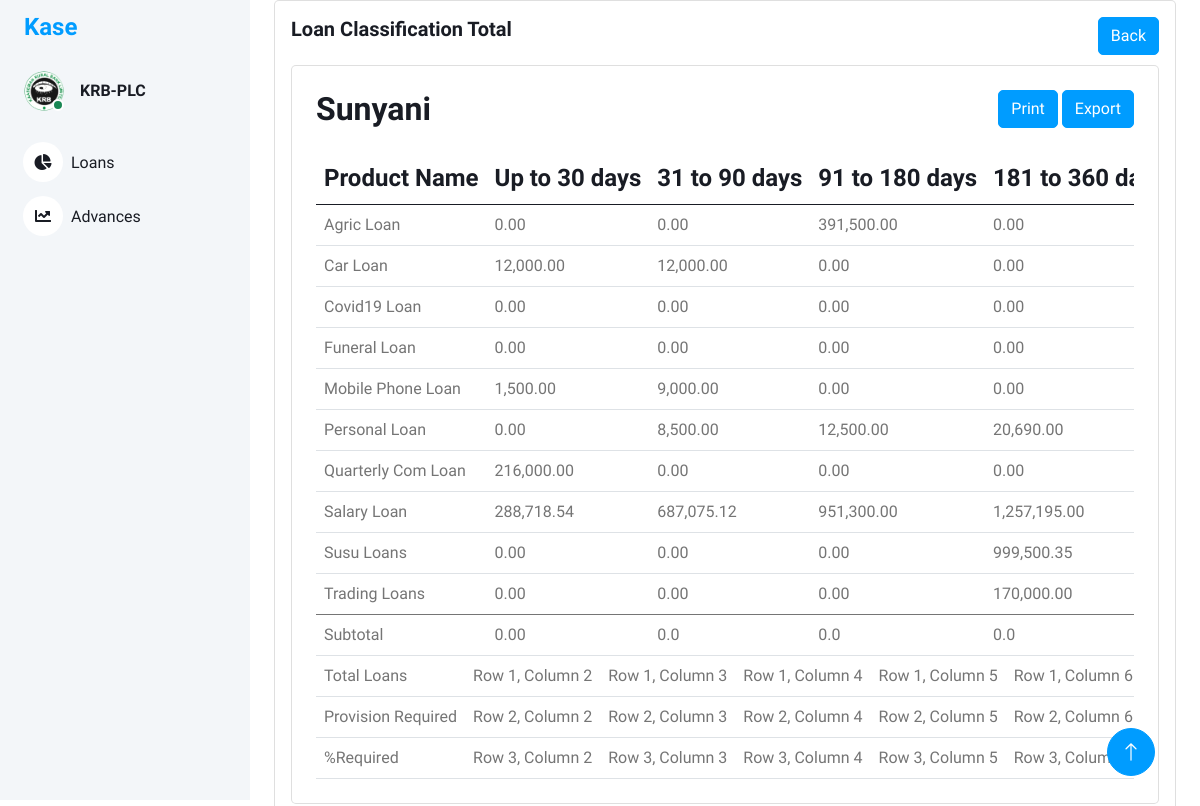
Before: /loan_classification_total/1 with the older database file.
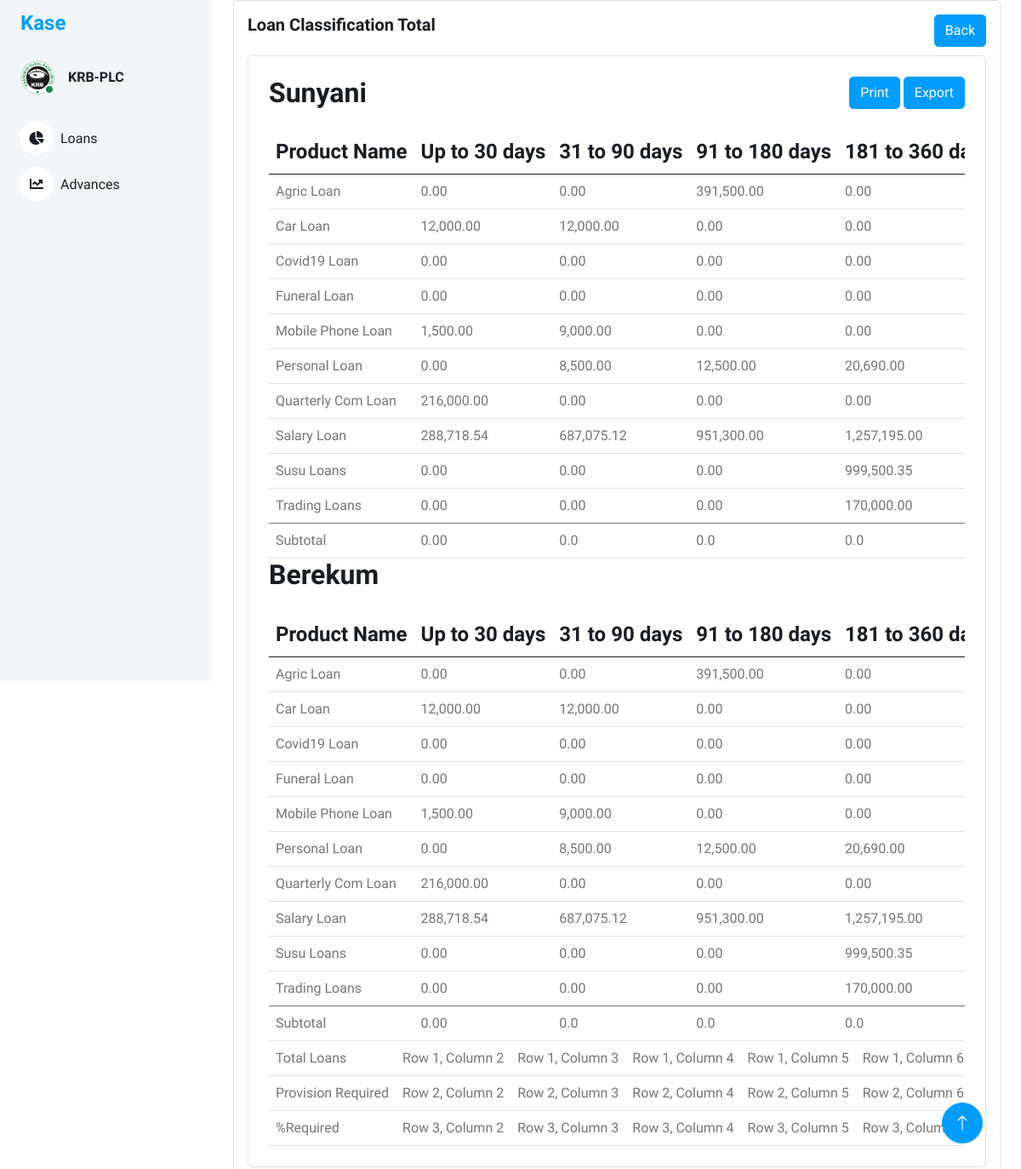
After: the same page with the newer database file.
### models/loan_classification_files.py (models this page shows, shortened)
class LoanClassificationFiles(db.Model):
    id = db.Column(db.Integer, primary_key=True)
    branch_name = db.Column(db.String(100), nullable=False)
    loan_class_id = db.Column(db.String(100), nullable=True)
    filename = db.Column(db.String(100), nullable=True)

### models/loan_classification_items.py (models this page shows, shortened)
class LoanClassificationItems(db.Model):
    id = db.Column(db.Integer, primary_key=True)
    loan_class_file_id = db.Column(db.String(100), nullable=False)
    arrangement = db.Column(db.String(100), nullable=True)
    application_id = db.Column(db.String(100), nullable=True)
    company_branch = db.Column(db.String(100), nullable=True)
    account = db.Column(db.String(100), nullable=True)
    officer = db.Column(db.String(100), nullable=True)
    product_name = db.Column(db.String(100), nullable=True)
    customer = db.Column(db.String(100), nullable=True)
    customer_name = db.Column(db.String(100), nullable=True)
    opening_date = db.Column(db.String(100), nullable=True)
    first_pay_date = db.Column(db.String(100), nullable=True)
    maturity_date = db.Column(db.String(100), nullable=True)
    term = db.Column(db.String(100), nullable=True)
    ccy = db.Column(db.String(100), nullable=True)
    commitment = db.Column(db.String(100), nullable=True)
    principal = db.Column(db.String(100), nullable=True)
    due_date = db.Column(db.String(100), nullable=True)
    overdue = db.Column(db.String(100), nullable=True)
    resch_id = db.Column(db.String(100), nullable=True)
    status = db.Column(db.String(100), nullable=True)

### views/loan_classification.py (the view)
@bp.route('/loan_classification_total/<int:id>')
def loan_classification_total(id):
    loan_classification_uploads = LoanClassificationFiles.query.filter_by(loan_class_id=id).all()
    branches_data = {}  # Dictionary to store all branches data
    default_classifications = {
        'Current (Up to 30 days)': {'Commitment': 0.00, 'Principal': 0.00, 'Count': 0},
        'OLEM (31 to 90 days)': {'Commitment': 0.00, 'Principal': 0.00, 'Count': 0},
        'SUB-STAND (91 to 180 days)': {'Commitment': 0.00, 'Principal': 0.00, 'Count': 0},
        'DOUTFUL (181 to 360 days)': {'Commitment': 0.00, 'Principal': 0.00, 'Count': 0},
        'LOSS (Over 360 days)': {'Commitment': 0.00, 'Principal': 0.00, 'Count': 0}
    }
    for classification in loan_classification_uploads:
        branch_name = classification.branch_name
        if branch_name not in branches_data:
            branches_data[branch_name] = {}
        loan_classification_items = LoanClassificationItems.query.filter_by(loan_class_file_id=classification.id).all()
        for item in loan_classification_items:
            product_name = item.product_name
            if item.opening_date is None:
                continue
            loan_classification = classify_loan(item.opening_date)
            if product_name not in branches_data[branch_name]:
                branches_data[branch_name][product_name] = deepcopy(default_classifications)
            branches_data[branch_name][product_name][loan_classification]['Commitment'] += float(item.commitment.replace(',', ''))
            branches_data[branch_name][product_name][loan_classification]['Principal'] += float(item.principal.replace(',', ''))
            branches_data[branch_name][product_name][loan_classification]['Count'] += 1
            branches_data[branch_name][product_name][loan_classification]['Commitment'] = round(branches_data[branch_name][product_name][loan_classification]['Commitment'], 2)
            branches_data[branch_name][product_name][loan_classification]['Principal'] = round(branches_data[branch_name][product_name][loan_classification]['Principal'], 2)
    return render_template('loan_classification_total.html', branches_data=branches_data,id=id)

### views/loan_classification.py (called while the page is built)
def classify_loan(opening_date_str):
    from datetime import datetime  # Make sure you've imported datetime here
    opening_date = datetime.strptime(opening_date_str, '%d-%b-%y').date()
    days_outstanding = (date.today() - opening_date).days
    if days_outstanding <= 30:
        return 'Current (Up to 30 days)'
    elif 31 <= days_outstanding <= 90:
        return 'OLEM (31 to 90 days)'
    elif 91 <= days_outstanding <= 180:
        return 'SUB-STAND (91 to 180 days)'
    elif 181 <= days_outstanding <= 360:
        return 'DOUTFUL (181 to 360 days)'
    else:
        return 'LOSS (Over 360 days)'   # Adjusted key here

### templates/loan_classification_total.html (shortened to what this page needs)
<!DOCTYPE html>
<html lang="en">
<head>
    <link href="https://cdnjs.cloudflare.com/ajax/libs/font-awesome/5.10.0/css/all.min.css" rel="stylesheet">
    <link href="https://cdn.jsdelivr.net/npm/bootstrap-icons@1.4.1/font/bootstrap-icons.css" rel="stylesheet">
    <link href="{{ url_for('static', filename='lib/owlcarousel/assets/owl.carousel.min.css') }}" rel="stylesheet">
    <link href="{{ url_for('static', filename='lib/tempusdominus/css/tempusdominus-bootstrap-4.min.css') }}"
        rel="stylesheet" />
    <link href="{{ url_for('static',filename='css/bootstrap.min.css') }}" rel="stylesheet">
    <link href="{{ url_for('static', filename='css/style.css') }}" rel="stylesheet">
</head>
<body>
    <div class="container-xxl position-relative bg-white d-flex p-0">
        <div class="sidebar pe-4 pb-3">
            <nav class="navbar bg-light navbar-light">
                <a href="{{ url_for('main.index') }}" class="navbar-brand mx-4 mb-3">
                    <h4 class="text-primary">Kase</h4>
                </a>
                <div class="d-flex align-items-center ms-4 mb-4">
                    <div class="position-relative">
                        <img class="rounded-circle" src="{{ url_for('static',filename='img/krblogoBig.png') }}" alt=""
                            style="width: 40px; height: 40px;">
                        <div
                            class="bg-success rounded-circle border border-2 border-white position-absolute end-0 bottom-0 p-1">
                        </div>
                    </div>
                    <div class="ms-3">
                        <h6 class="mb-0">KRB-PLC</h6>
                    </div>
                </div>
                <div class="navbar-nav w-100">
                    <a href="{{ url_for('main.index') }}" class="nav-item nav-link"><i
                            class="fa fa-chart-pie me-2"></i>Loans
                    </a>
                    <a href="{{ url_for('returns.returns') }}" class="nav-item nav-link"><i
                            class="fa fa-chart-line me-2"></i>Advances</a>
                </div>
            </nav>
        </div>
        <div class="content">
            <div class="container-fluid">
                <div class="container-fluid">
                    <div class="card">
                        <div class="card-body">
                            <div class="d-flex justify-content-between">
                                <div>
                                    <h5 class="card-title fw-semibold mb-4">Loan Classification Total</h5>
                                </div>
                                <div>
                                    <a href="{{ url_for('loan_classification.loan_classification_uploads', id=id )}}"
                                        class="btn btn-primary">Back</a>
                                </div>
                            </div>
                            <div class="card w-100">
                                <div class="card-body p-4">
                                    {% for branch_name, products in branches_data.items() %}
                                               {% set current = 0.0 %}
                                                {% set olem = 0.0 %}
                                                {% set sub_stand = 0.0 %}
                                                {% set doutful = 0.0 %}
                                    <div class="d-flex justify-content-between">
                                        <div>
                                            <h2 class="card-title fw-semibold mb-4">{{ branch_name }} </h2>
                                        </div>
                                        <div>
                                            {% if loop.first %}
                                            <a href="#" class="btn btn-primary">Print</a>
                                            <a href="#" class="btn btn-primary">Export</a>
                                            {% endif %}
                                        </div>
                                    </div>
                                    <div class="table-responsive">
                                        <table class="table text-nowrap mb-0 align-middle">
                                            <thead class="text-dark fs-4">
                                                <tr>
                                                    <th>Product Name</th>
                                                    <th>Up to 30 days</th>
                                                    <th>31 to 90 days</th>
                                                    <th>91 to 180 days</th>
                                                    <th>181 to 360 days</th>
                                                </tr>
                                            </thead>
                                            <tbody>
                                                {% for product_name, classifications in products.items()%}
                                                {% set current = "{:,.2f}".format( current + classifications['Current (Up to 30 days)']['Commitment']) %}
                                                {% set olem = olem + classifications['OLEM (31 to 90 days)']['Commitment'] %}
                                                {% set sub_stand = sub_stand + classifications['SUB-STAND (91 to 180 days)']['Commitment'] %}
                                                {% set doutful = doutful + classifications['DOUTFUL (181 to 360 days)']['Commitment'] %}
                                                <tr>
                                                    <td>{{ product_name }}</td>
                                                    <td>{{ "{:,.2f}".format(classifications['Current (Up to 30 days)']['Commitment']) }}</td>
                                                    <td>{{ "{:,.2f}".format(classifications['OLEM (31 to 90 days)']['Commitment']) }}</td>
                                                    <td>{{ "{:,.2f}".format(classifications['SUB-STAND (91 to 180 days)']['Commitment']) }}</td>
                                                    <td>{{ "{:,.2f}".format(classifications['DOUTFUL (181 to 360 days)']['Commitment']) }}</td>
                                                </tr>
                                                {% endfor %}
                                            </tbody>
                                            <tfoot>
                                                <tr>
                                                    <td>Subtotal</td>
                                                    <td>{{
                                                        "{:,.2f}".format(current)
                                                        }}</td>
                                                    <td>{{
                                                        olem
                                                        }}</td>
                                                    <td>{{
                                                        sub_stand
                                                            }}</td>
                                                            <td>{{
                                                                doutful
                                                                }}</td>
                                                </tr>
                                            </tfoot>
                                        </table>
                                    </div>
                                    {% endfor %}
                                    <div class="table-responsive">
                                        <table class="table text-nowrap mb-0 align-middle">
                                            <tr>
                                              <td>Total Loans</td>
                                              <td>Row 1, Column 2</td>
                                              <td>Row 1, Column 3</td>
                                              <td>Row 1, Column 4</td>
                                              <td>Row 1, Column 5</td>
                                              <td>Row 1, Column 6</td>
                                            </tr>
                                            <tr>
                                              <td>Provision Required</td>
                                              <td>Row 2, Column 2</td>
                                              <td>Row 2, Column 3</td>
                                              <td>Row 2, Column 4</td>
                                              <td>Row 2, Column 5</td>
                                              <td>Row 2, Column 6</td>
                                            </tr>
                                            <tr>
                                              <td>%Required</td>
                                              <td>Row 3, Column 2</td>
                                              <td>Row 3, Column 3</td>
                                              <td>Row 3, Column 4</td>
                                              <td>Row 3, Column 5</td>
                                              <td>Row 3, Column 6</td>
                                            </tr>
                                          </table>
                                    </div>
                                </div>
                            </div>
                        </div>
                    </div>
                </div>
            </div>
            <a href="#" class="btn btn-lg btn-primary btn-lg-square back-to-top"><i class="bi bi-arrow-up"></i></a>
        </div>
    </div>
</body>
</html>

### static/css/style.css (style rules this page uses)
:root { --primary: #009CFF; --light: #F3F6F9; --dark: #191C24; }
.back-to-top { position: fixed; display: none; right: 45px; bottom: 45px; z-index: 99; }
.btn { transition: .5s; }
.btn.btn-primary { color: #FFFFFF; }
.btn-lg-square { width: 48px; height: 48px; }
.btn-square, .btn-sm-square, .btn-lg-square { padding: 0; display: inline-flex; align-items: center; justify-content: center; font-weight: normal; border-radius: 50px; }
.sidebar { position: fixed; top: 0; left: 0; bottom: 0; width: 250px; height: 100vh; overflow-y: auto; background: var(--light); transition: 0.5s; z-index: 999; }
.content { margin-left: 250px; min-height: 100vh; background: #FFFFFF; transition: 0.5s; }
@media (min-width: 992px) { .sidebar { margin-left: 0; } }
@media (min-width: 992px) { .content { width: calc(100% - 250px); } }
.sidebar .navbar .navbar-nav .nav-link { padding: 7px 20px; color: var(--dark); font-weight: 500; border-left: 3px solid var(--light); border-radius: 0 30px 30px 0; outline: none; }
.sidebar .navbar .navbar-nav .nav-link i { width: 40px; height: 40px; display: inline-flex; align-items: center; justify-content: center; background: #FFFFFF; border-radius: 40px; }

Changed rows visible on the page:
added LoanClassificationFiles: branch_name "Berekum", current "0.00", olem "0.0", sub_stand "0.0", doutful "0.0"
added LoanClassificationItems: product_name "Agric Loan", classifications "0.00", classifications "391,500.00", shown under "Berekum"
added LoanClassificationItems: product_name "Car Loan", classifications "12,000.00", classifications "0.00", shown under "Berekum"
added LoanClassificationItems: product_name "Covid19 Loan", classifications "0.00", shown under "Berekum"
added LoanClassificationItems: product_name "Funeral Loan", classifications "0.00", shown under "Berekum"
added LoanClassificationItems: product_name "Mobile Phone Loan", classifications "1,500.00", classifications "9,000.00", classifications "0.00", shown under "Berekum"
added LoanClassificationItems: product_name "Personal Loan", classifications "0.00", classifications "8,500.00", classifications "12,500.00", classifications "20,690.00", shown under "Berekum"
added LoanClassificationItems: product_name "Quarterly Com Loan", classifications "216,000.00", classifications "0.00", shown under "Berekum"
added LoanClassificationItems: product_name "Salary Loan", classifications "288,718.54", classifications "687,075.12", classifications "951,300.00", classifications "1,257,195.00", shown under "Berekum"
added LoanClassificationItems: product_name "Susu Loans", classifications "0.00", commitment "999,500.35", shown under "Berekum"
added LoanClassificationItems: product_name "Trading Loans", classifications "0.00", classifications "170,000.00", shown under "Berekum"
